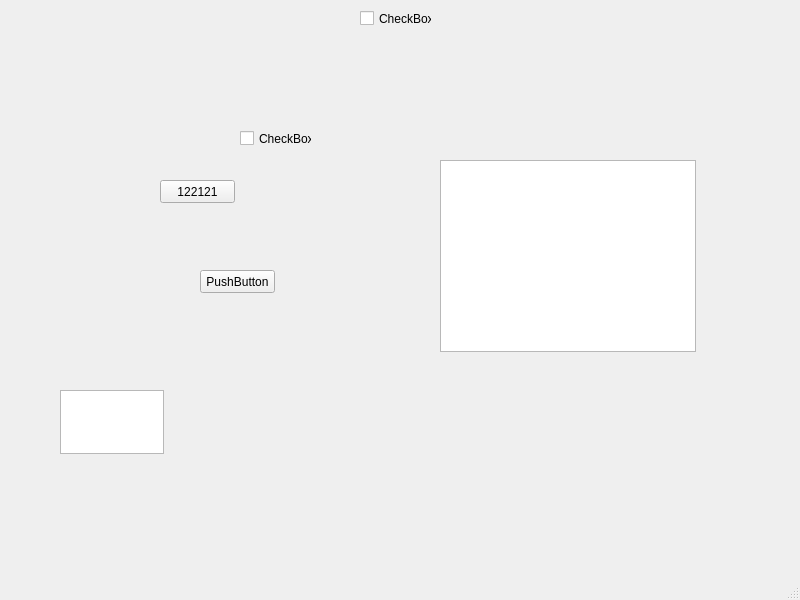
<?xml version="1.0" encoding="UTF-8"?>
<ui version="4.0">
 <class>MainWindow</class>
 <widget class="QMainWindow" name="MainWindow">
  <property name="geometry">
   <rect>
    <x>0</x>
    <y>0</y>
    <width>800</width>
    <height>600</height>
   </rect>
  </property>
  <property name="windowTitle">
   <string>MainWindow</string>
  </property>
  <widget class="QWidget" name="centralwidget">
   <widget class="QPushButton" name="pushButton">
    <property name="geometry">
     <rect>
      <x>160</x>
      <y>180</y>
      <width>75</width>
      <height>23</height>
     </rect>
    </property>
    <property name="text">
     <string>122121</string>
    </property>
   </widget>
   <widget class="QPushButton" name="pushButton_2">
    <property name="geometry">
     <rect>
      <x>200</x>
      <y>270</y>
      <width>75</width>
      <height>23</height>
     </rect>
    </property>
    <property name="text">
     <string>PushButton</string>
    </property>
   </widget>
   <widget class="QColumnView" name="columnView">
    <property name="geometry">
     <rect>
      <x>440</x>
      <y>160</y>
      <width>256</width>
      <height>192</height>
     </rect>
    </property>
   </widget>
   <widget class="QCheckBox" name="checkBox">
    <property name="geometry">
     <rect>
      <x>360</x>
      <y>10</y>
      <width>72</width>
      <height>17</height>
     </rect>
    </property>
    <property name="text">
     <string>CheckBox</string>
    </property>
   </widget>
   <widget class="QCheckBox" name="checkBox_2">
    <property name="geometry">
     <rect>
      <x>240</x>
      <y>130</y>
      <width>72</width>
      <height>17</height>
     </rect>
    </property>
    <property name="text">
     <string>CheckBox</string>
    </property>
   </widget>
   <widget class="QTextEdit" name="textEdit">
    <property name="geometry">
     <rect>
      <x>60</x>
      <y>390</y>
      <width>104</width>
      <height>64</height>
     </rect>
    </property>
   </widget>
  </widget>
  <widget class="QMenuBar" name="menubar">
   <property name="geometry">
    <rect>
     <x>0</x>
     <y>0</y>
     <width>800</width>
     <height>18</height>
    </rect>
   </property>
  </widget>
  <widget class="QStatusBar" name="statusbar"/>
 </widget>
 <resources/>
 <connections/>
</ui>
